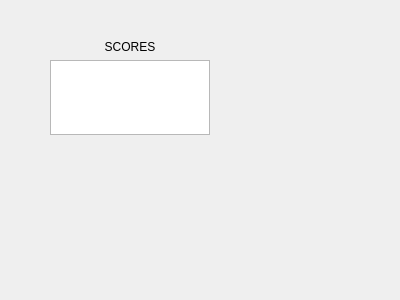
<?xml version="1.0" encoding="UTF-8"?>
<ui version="4.0">
 <class>Form</class>
 <widget class="QWidget" name="Form">
  <property name="geometry">
   <rect>
    <x>0</x>
    <y>0</y>
    <width>400</width>
    <height>300</height>
   </rect>
  </property>
  <property name="windowTitle">
   <string>Form</string>
  </property>
  <widget class="QWidget" name="verticalLayoutWidget">
   <property name="geometry">
    <rect>
     <x>50</x>
     <y>40</y>
     <width>160</width>
     <height>95</height>
    </rect>
   </property>
   <layout class="QVBoxLayout" name="verticalLayout">
    <item>
     <widget class="QLabel" name="label">
      <property name="text">
       <string>SCORES</string>
      </property>
      <property name="alignment">
       <set>Qt::AlignCenter</set>
      </property>
     </widget>
    </item>
    <item>
     <widget class="QTableView" name="tableView"/>
    </item>
   </layout>
  </widget>
 </widget>
 <resources/>
 <connections/>
</ui>
